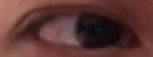
#> input picture imgsearch/test/TEST1/1.jpg, 153 x 57 px, found by its file name; its folder holds 2 pictures in this run; the run also reads 1 picture not shown here
$ python histsimilar.py   (Python 2 division)
#> lines starting #> are read from the running program, lines starting #| are printed output that depends on the picture
 #!/usr/bin/python
# -*- coding: utf-8 -*-

from PIL import Image

def make_regalur_image(img, size = (256, 256)):
	return img.resize(size).convert('RGB')

def split_image(img, part_size = (64, 64)):
	w, h = img.size
	pw, ph = part_size

	assert w % pw == h % ph == 0

	return [img.crop((i, j, i+pw, j+ph)).copy() \
				for i in xrange(0, w, pw) \
				for j in xrange(0, h, ph)]

def hist_similar(lh, rh):
	assert len(lh) == len(rh)
	return sum(1 - (0 if l == r else float(abs(l - r))/max(l, r)) for l, r in zip(lh, rh))/len(lh)

def calc_similar(li, ri):
#	return hist_similar(li.histogram(), ri.histogram())
	return sum(hist_similar(l.histogram(), r.histogram()) for l, r in zip(split_image(li), split_image(ri))) / 16.0


def calc_similar_by_path(lf, rf):
#> called with lf = 'test/TEST1/1.JPG', rf = 'test/TEST1/2.JPG'
	li, ri = make_regalur_image(Image.open(lf)), make_regalur_image(Image.open(rf))
#> in make_regalur_image, `return img.resize(size).convert('RGB')`:
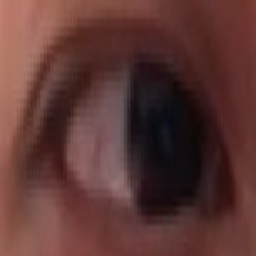
#> returned value: PIL image 256x256 RGB; mean R, G, B 92.7, 55, 52
	return calc_similar(li, ri)

def make_doc_data(lf, rf):
	li, ri = make_regalur_image(Image.open(lf)), make_regalur_image(Image.open(rf))
	li.save(lf + '_regalur.png')
	ri.save(rf + '_regalur.png')
	fd = open('stat.csv', 'w')
	fd.write('\n'.join(l + ',' + r for l, r in zip(map(str, li.histogram()), map(str, ri.histogram()))))
#	print >>fd, '\n'
#	fd.write(','.join(map(str, ri.histogram())))
	fd.close()
	import ImageDraw
	li = li.convert('RGB')
	draw = ImageDraw.Draw(li)
	for i in xrange(0, 256, 64):
		draw.line((0, i, 256, i), fill = '#ff0000')
		draw.line((i, 0, i, 256), fill = '#ff0000')
	li.save(lf + '_lines.png')


if __name__ == '__main__':
	path = r'test/TEST%d/%d.JPG'
	for i in xrange(1, 2):
		print 'test_case_%d: %.3f%%'%(i, \
			calc_similar_by_path('test/TEST%d/%d.JPG'%(i, 1), 'test/TEST%d/%d.JPG'%(i, 2))*100)

#	make_doc_data('test/TEST4/1.JPG', 'test/TEST4/2.JPG')
